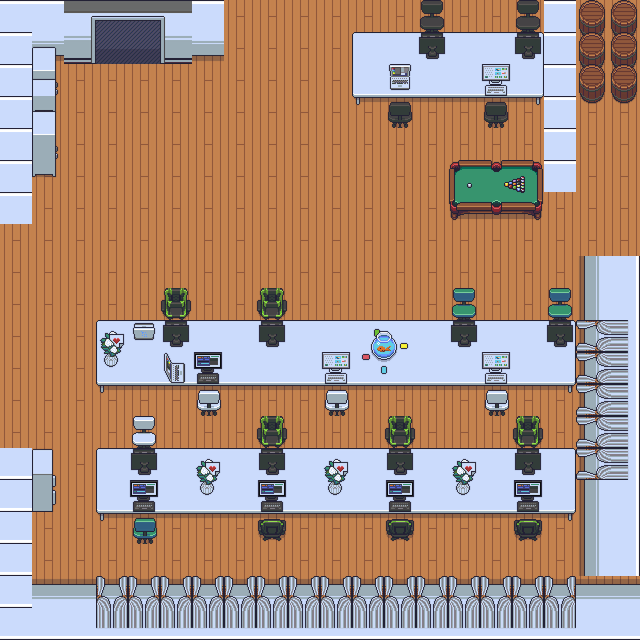

This game map was drawn from its Tiled (.tmx) file and the tilesets committed beside it. A one-line description and the trimmed map source follow:
An orthogonal 20x20 tile map with 32x32 px tiles, 8 tile layers (Floor, WallAndDoor, ItemsPutOnTheFloor, ItemsPutOnTheFloor2, ...).

<map version="1.10" tiledversion="1.11.2" orientation="orthogonal" renderorder="right-down" width="20" height="20" tilewidth="32" tileheight="32" infinite="0" nextlayerid="10" nextobjectid="1">
 <tileset firstgid="1" source="ImageIcon2.tsx" />
 <layer id="1" name="Floor" width="20" height="20">
  <data>[400 cells, 400 non-empty, 1 distinct tile ids]</data>
 </layer>
 <layer id="2" name="WallAndDoor" width="20" height="20">
  <data>[400 cells, 88 non-empty, 10 distinct tile ids]</data>
 </layer>
 <layer id="3" name="ItemsPutOnTheFloor" width="20" height="20">
  <data>[400 cells, 124 non-empty, 23 distinct tile ids]</data>
 </layer>
 <layer id="5" name="ItemsPutOnTheFloor2" width="20" height="20">
  <data>[400 cells, 8 non-empty, 5 distinct tile ids]</data>
 </layer>
 <layer id="6" name="ItemsPutOnTheFloor3" width="20" height="20">
  <data>[400 cells, 4 non-empty, 2 distinct tile ids]</data>
 </layer>
 <layer id="7" name="Chair" width="20" height="20">
  <data>[400 cells, 19 non-empty, 8 distinct tile ids]</data>
 </layer>
 <layer id="8" name="ItemsPutOnTheDesk" width="20" height="20">
  <data>[400 cells, 33 non-empty, 12 distinct tile ids]</data>
 </layer>
 <layer id="9" name="ItemsPutOnTheWall" width="20" height="20">
  <data>[400 cells, 40 non-empty, 2 distinct tile ids]</data>
 </layer>
</map>
